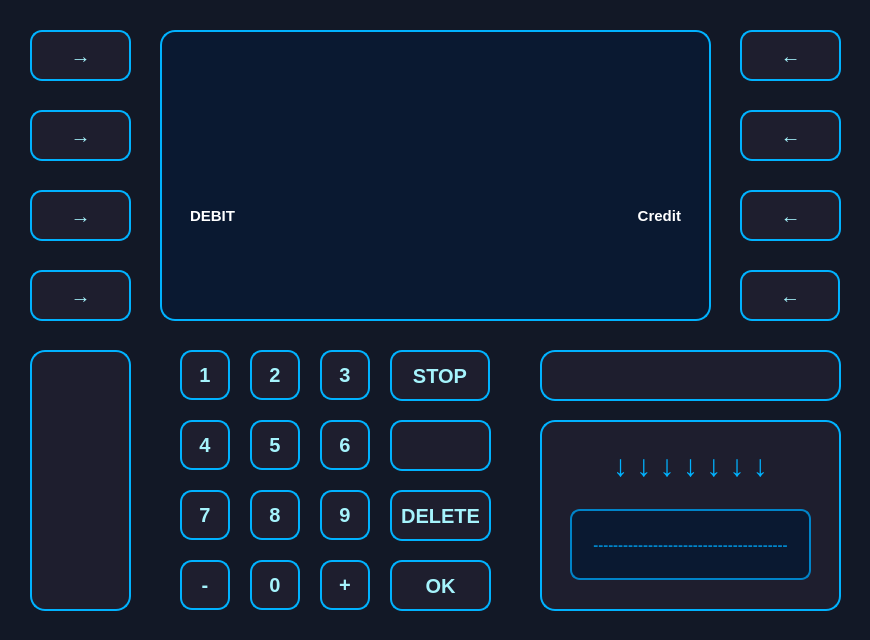
 <widget class="QDialog" name="CardMode">
  <property name="geometry">
   <rect>
    <x>0</x>
    <y>0</y>
    <width>870</width>
    <height>640</height>
   </rect>
  </property>
  <property name="windowTitle">
   <string>Dialog</string>
  </property>
  <property name="styleSheet">
   <string notr="true">QDialog, QWidget {
    background-color: #121826;
}</string>
  </property>
  <widget class="QPushButton" name="btnDebit">
   <property name="geometry">
    <rect>
     <x>30</x>
     <y>190</y>
     <width>101</width>
     <height>51</height>
    </rect>
   </property>
   <property name="styleSheet">
    <string notr="true">QPushButton {
    background-color: #1E1E2E;
    color: #A5F3FC;
    font-size: 20px;
    font-weight: bold;
    border: 2px solid #00B2FF;
    border-radius: 12px;
    padding: 10px;
    box-shadow: 0px 4px 10px rgba(0, 178, 255, 0.3);
    transition: all 0.2s ease-in-out;
}

QPushButton:hover {
    background-color: #00B2FF;
    color: #1E1E2E;
    border: 2px solid #A5F3FC;
    box-shadow: 0px 4px 15px rgba(165, 243, 252, 0.6);
    transform: scale(1.05);
}

QPushButton:pressed {
    background-color: #0084C9;
    color: #FFFFFF;
    box-shadow: inset 0px 4px 8px rgba(0, 0, 0, 0.5);
    transform: scale(0.95);
}
</string>
   </property>
   <property name="text">
    <string>→</string>
   </property>
   <property name="autoDefault">
    <bool>false</bool>
   </property>
  </widget>
  <widget class="QPushButton" name="btnCredit">
   <property name="geometry">
    <rect>
     <x>740</x>
     <y>190</y>
     <width>101</width>
     <height>51</height>
    </rect>
   </property>
   <property name="styleSheet">
    <string notr="true">QPushButton {
    background-color: #1E1E2E;
    color: #A5F3FC;
    font-size: 20px;
    font-weight: bold;
    border: 2px solid #00B2FF;
    border-radius: 12px;
    padding: 10px;
    box-shadow: 0px 4px 10px rgba(0, 178, 255, 0.3);
    transition: all 0.2s ease-in-out;
}

QPushButton:hover {
    background-color: #00B2FF;
    color: #1E1E2E;
    border: 2px solid #A5F3FC;
    box-shadow: 0px 4px 15px rgba(165, 243, 252, 0.6);
    transform: scale(1.05);
}

QPushButton:pressed {
    background-color: #0084C9;
    color: #FFFFFF;
    box-shadow: inset 0px 4px 8px rgba(0, 0, 0, 0.5);
    transform: scale(0.95);
}
</string>
   </property>
   <property name="text">
    <string>←</string>
   </property>
   <property name="autoDefault">
    <bool>false</bool>
   </property>
  </widget>
  <widget class="QPushButton" name="btn_7">
   <property name="geometry">
    <rect>
     <x>180</x>
     <y>490</y>
     <width>50</width>
     <height>50</height>
    </rect>
   </property>
   <property name="font">
    <font>
     <pointsize>-1</pointsize>
     <bold>true</bold>
     <kerning>true</kerning>
    </font>
   </property>
   <property name="styleSheet">
    <string notr="true">QPushButton {
    background-color: #1E1E2E;
    color: #A5F3FC;
    font-size: 20px;
    font-weight: bold;
    border: 2px solid #00B2FF;
    border-radius: 12px;
    padding: 10px;
    box-shadow: 0px 4px 10px rgba(0, 178, 255, 0.3);
    transition: all 0.2s ease-in-out;
}

QPushButton:hover {
    background-color: #00B2FF;
    color: #1E1E2E;
    border: 2px solid #A5F3FC;
    box-shadow: 0px 4px 15px rgba(165, 243, 252, 0.6);
    transform: scale(1.05);
}

QPushButton:pressed {
    background-color: #0084C9;
    color: #FFFFFF;
    box-shadow: inset 0px 4px 8px rgba(0, 0, 0, 0.5);
    transform: scale(0.95);
}
</string>
   </property>
   <property name="text">
    <string>7</string>
   </property>
  </widget>
  <widget class="QPushButton" name="btn_11">
   <property name="geometry">
    <rect>
     <x>180</x>
     <y>560</y>
     <width>50</width>
     <height>50</height>
    </rect>
   </property>
   <property name="font">
    <font>
     <pointsize>-1</pointsize>
     <bold>true</bold>
     <kerning>true</kerning>
    </font>
   </property>
   <property name="styleSheet">
    <string notr="true">QPushButton {
    background-color: #1E1E2E;
    color: #A5F3FC;
    font-size: 20px;
    font-weight: bold;
    border: 2px solid #00B2FF;
    border-radius: 12px;
    padding: 10px;
    box-shadow: 0px 4px 10px rgba(0, 178, 255, 0.3);
    transition: all 0.2s ease-in-out;
}

QPushButton:hover {
    background-color: #00B2FF;
    color: #1E1E2E;
    border: 2px solid #A5F3FC;
    box-shadow: 0px 4px 15px rgba(165, 243, 252, 0.6);
    transform: scale(1.05);
}

QPushButton:pressed {
    background-color: #0084C9;
    color: #FFFFFF;
    box-shadow: inset 0px 4px 8px rgba(0, 0, 0, 0.5);
    transform: scale(0.95);
}
</string>
   </property>
   <property name="text">
    <string>-</string>
   </property>
  </widget>
  <widget class="QPushButton" name="btn_5">
   <property name="geometry">
    <rect>
     <x>250</x>
     <y>420</y>
     <width>50</width>
     <height>50</height>
    </rect>
   </property>
   <property name="font">
    <font>
     <pointsize>-1</pointsize>
     <bold>true</bold>
     <kerning>true</kerning>
    </font>
   </property>
   <property name="styleSheet">
    <string notr="true">QPushButton {
    background-color: #1E1E2E;
    color: #A5F3FC;
    font-size: 20px;
    font-weight: bold;
    border: 2px solid #00B2FF;
    border-radius: 12px;
    padding: 10px;
    box-shadow: 0px 4px 10px rgba(0, 178, 255, 0.3);
    transition: all 0.2s ease-in-out;
}

QPushButton:hover {
    background-color: #00B2FF;
    color: #1E1E2E;
    border: 2px solid #A5F3FC;
    box-shadow: 0px 4px 15px rgba(165, 243, 252, 0.6);
    transform: scale(1.05);
}

QPushButton:pressed {
    background-color: #0084C9;
    color: #FFFFFF;
    box-shadow: inset 0px 4px 8px rgba(0, 0, 0, 0.5);
    transform: scale(0.95);
}
</string>
   </property>
   <property name="text">
    <string>5</string>
   </property>
  </widget>
  <widget class="QPushButton" name="btn_9">
   <property name="geometry">
    <rect>
     <x>320</x>
     <y>490</y>
     <width>50</width>
     <height>50</height>
    </rect>
   </property>
   <property name="font">
    <font>
     <pointsize>-1</pointsize>
     <bold>true</bold>
     <kerning>true</kerning>
    </font>
   </property>
   <property name="styleSheet">
    <string notr="true">QPushButton {
    background-color: #1E1E2E;
    color: #A5F3FC;
    font-size: 20px;
    font-weight: bold;
    border: 2px solid #00B2FF;
    border-radius: 12px;
    padding: 10px;
    box-shadow: 0px 4px 10px rgba(0, 178, 255, 0.3);
    transition: all 0.2s ease-in-out;
}

QPushButton:hover {
    background-color: #00B2FF;
    color: #1E1E2E;
    border: 2px solid #A5F3FC;
    box-shadow: 0px 4px 15px rgba(165, 243, 252, 0.6);
    transform: scale(1.05);
}

QPushButton:pressed {
    background-color: #0084C9;
    color: #FFFFFF;
    box-shadow: inset 0px 4px 8px rgba(0, 0, 0, 0.5);
    transform: scale(0.95);
}
</string>
   </property>
   <property name="text">
    <string>9</string>
   </property>
  </widget>
  <widget class="QPushButton" name="btn_0">
   <property name="geometry">
    <rect>
     <x>250</x>
     <y>560</y>
     <width>50</width>
     <height>50</height>
    </rect>
   </property>
   <property name="font">
    <font>
     <pointsize>-1</pointsize>
     <bold>true</bold>
     <kerning>true</kerning>
    </font>
   </property>
   <property name="styleSheet">
    <string notr="true">QPushButton {
    background-color: #1E1E2E;
    color: #A5F3FC;
    font-size: 20px;
    font-weight: bold;
    border: 2px solid #00B2FF;
    border-radius: 12px;
    padding: 10px;
    box-shadow: 0px 4px 10px rgba(0, 178, 255, 0.3);
    transition: all 0.2s ease-in-out;
}

QPushButton:hover {
    background-color: #00B2FF;
    color: #1E1E2E;
    border: 2px solid #A5F3FC;
    box-shadow: 0px 4px 15px rgba(165, 243, 252, 0.6);
    transform: scale(1.05);
}

QPushButton:pressed {
    background-color: #0084C9;
    color: #FFFFFF;
    box-shadow: inset 0px 4px 8px rgba(0, 0, 0, 0.5);
    transform: scale(0.95);
}
</string>
   </property>
   <property name="text">
    <string>0</string>
   </property>
  </widget>
  <widget class="QPushButton" name="btn_14">
   <property name="geometry">
    <rect>
     <x>390</x>
     <y>490</y>
     <width>101</width>
     <height>51</height>
    </rect>
   </property>
   <property name="font">
    <font>
     <pointsize>-1</pointsize>
     <bold>true</bold>
     <kerning>true</kerning>
    </font>
   </property>
   <property name="styleSheet">
    <string notr="true">QPushButton {
    background-color: #1E1E2E;
    color: #A5F3FC;
    font-size: 20px;
    font-weight: bold;
    border: 2px solid #00B2FF;
    border-radius: 12px;
    padding: 10px;
    box-shadow: 0px 4px 10px rgba(0, 178, 255, 0.3);
    transition: all 0.2s ease-in-out;
}

QPushButton:hover {
    background-color: #00B2FF;
    color: #1E1E2E;
    border: 2px solid #A5F3FC;
    box-shadow: 0px 4px 15px rgba(165, 243, 252, 0.6);
    transform: scale(1.05);
}

QPushButton:pressed {
    background-color: #0084C9;
    color: #FFFFFF;
    box-shadow: inset 0px 4px 8px rgba(0, 0, 0, 0.5);
    transform: scale(0.95);
}
</string>
   </property>
   <property name="text">
    <string>DELETE</string>
   </property>
  </widget>
  <widget class="QLabel" name="txtDebit">
   <property name="geometry">
    <rect>
     <x>190</x>
     <y>190</y>
     <width>111</width>
     <height>51</height>
    </rect>
   </property>
   <property name="styleSheet">
    <string notr="true">font-size: 15px;
color: white;
font-weight: bold;
background-color: transparent;
text-transform: uppercase;</string>
   </property>
   <property name="text">
    <string>DEBIT</string>
   </property>
  </widget>
  <widget class="QPushButton" name="btnOK">
   <property name="geometry">
    <rect>
     <x>390</x>
     <y>560</y>
     <width>101</width>
     <height>51</height>
    </rect>
   </property>
   <property name="layoutDirection">
    <enum>Qt::LayoutDirection::LeftToRight</enum>
   </property>
   <property name="styleSheet">
    <string notr="true">QPushButton {
    background-color: #1E1E2E;
    color: #A5F3FC;
    font-size: 20px;
    font-weight: bold;
    border: 2px solid #00B2FF;
    border-radius: 12px;
    padding: 10px;
    box-shadow: 0px 4px 10px rgba(0, 178, 255, 0.3);
    transition: all 0.2s ease-in-out;
}

QPushButton:hover {
    background-color: #00B2FF;
    color: #1E1E2E;
    border: 2px solid #A5F3FC;
    box-shadow: 0px 4px 15px rgba(165, 243, 252, 0.6);
    transform: scale(1.05);
}

QPushButton:pressed {
    background-color: #0084C9;
    color: #FFFFFF;
    box-shadow: inset 0px 4px 8px rgba(0, 0, 0, 0.5);
    transform: scale(0.95);
}
</string>
   </property>
   <property name="text">
    <string>OK</string>
   </property>
  </widget>
  <widget class="QPushButton" name="btn_3">
   <property name="geometry">
    <rect>
     <x>320</x>
     <y>350</y>
     <width>50</width>
     <height>50</height>
    </rect>
   </property>
   <property name="font">
    <font>
     <pointsize>-1</pointsize>
     <bold>true</bold>
     <kerning>true</kerning>
    </font>
   </property>
   <property name="styleSheet">
    <string notr="true">QPushButton {
    background-color: #1E1E2E;
    color: #A5F3FC;
    font-size: 20px;
    font-weight: bold;
    border: 2px solid #00B2FF;
    border-radius: 12px;
    padding: 10px;
    box-shadow: 0px 4px 10px rgba(0, 178, 255, 0.3);
    transition: all 0.2s ease-in-out;
}

QPushButton:hover {
    background-color: #00B2FF;
    color: #1E1E2E;
    border: 2px solid #A5F3FC;
    box-shadow: 0px 4px 15px rgba(165, 243, 252, 0.6);
    transform: scale(1.05);
}

QPushButton:pressed {
    background-color: #0084C9;
    color: #FFFFFF;
    box-shadow: inset 0px 4px 8px rgba(0, 0, 0, 0.5);
    transform: scale(0.95);
}
</string>
   </property>
   <property name="text">
    <string>3</string>
   </property>
  </widget>
  <widget class="QPushButton" name="btn_2">
   <property name="geometry">
    <rect>
     <x>250</x>
     <y>350</y>
     <width>50</width>
     <height>50</height>
    </rect>
   </property>
   <property name="font">
    <font>
     <pointsize>-1</pointsize>
     <bold>true</bold>
     <kerning>true</kerning>
    </font>
   </property>
   <property name="styleSheet">
    <string notr="true">QPushButton {
    background-color: #1E1E2E;
    color: #A5F3FC;
    font-size: 20px;
    font-weight: bold;
    border: 2px solid #00B2FF;
    border-radius: 12px;
    padding: 10px;
    box-shadow: 0px 4px 10px rgba(0, 178, 255, 0.3);
    transition: all 0.2s ease-in-out;
}

QPushButton:hover {
    background-color: #00B2FF;
    color: #1E1E2E;
    border: 2px solid #A5F3FC;
    box-shadow: 0px 4px 15px rgba(165, 243, 252, 0.6);
    transform: scale(1.05);
}

QPushButton:pressed {
    background-color: #0084C9;
    color: #FFFFFF;
    box-shadow: inset 0px 4px 8px rgba(0, 0, 0, 0.5);
    transform: scale(0.95);
}
</string>
   </property>
   <property name="text">
    <string>2</string>
   </property>
  </widget>
  <widget class="QPushButton" name="btnBack">
   <property name="geometry">
    <rect>
     <x>390</x>
     <y>350</y>
     <width>100</width>
     <height>51</height>
    </rect>
   </property>
   <property name="styleSheet">
    <string notr="true">QPushButton {
    background-color: #1E1E2E;
    color: #A5F3FC;
    font-size: 20px;
    font-weight: bold;
    border: 2px solid #00B2FF;
    border-radius: 12px;
    padding: 10px;
    box-shadow: 0px 4px 10px rgba(0, 178, 255, 0.3);
    transition: all 0.2s ease-in-out;
}

QPushButton:hover {
    background-color: #00B2FF;
    color: #1E1E2E;
    border: 2px solid #A5F3FC;
    box-shadow: 0px 4px 15px rgba(165, 243, 252, 0.6);
    transform: scale(1.05);
}

QPushButton:pressed {
    background-color: #0084C9;
    color: #FFFFFF;
    box-shadow: inset 0px 4px 8px rgba(0, 0, 0, 0.5);
    transform: scale(0.95);
}
</string>
   </property>
   <property name="text">
    <string>STOP</string>
   </property>
  </widget>
  <widget class="QLabel" name="cardSlot">
   <property name="geometry">
    <rect>
     <x>540</x>
     <y>420</y>
     <width>301</width>
     <height>191</height>
    </rect>
   </property>
   <property name="styleSheet">
    <string notr="true">QLabel#cardSlot {
    background-color: #1E1E2E;
    border: 2px solid #00B2FF;
    border-radius: 15px;
    min-width: 160px;
    min-height: 60px;
    text-align: center;
    color: #A5F3FC;
    font-size: 16px;
    font-weight: bold;
    box-shadow: inset 0px 5px 10px rgba(0, 0, 0, 0.6);
}
</string>
   </property>
   <property name="text">
    <string/>
   </property>
  </widget>
  <widget class="QPushButton" name="btn_15">
   <property name="geometry">
    <rect>
     <x>390</x>
     <y>420</y>
     <width>101</width>
     <height>51</height>
    </rect>
   </property>
   <property name="font">
    <font>
     <pointsize>-1</pointsize>
     <bold>true</bold>
     <kerning>true</kerning>
    </font>
   </property>
   <property name="styleSheet">
    <string notr="true">QPushButton {
    background-color: #1E1E2E;
    color: #A5F3FC;
    font-size: 20px;
    font-weight: bold;
    border: 2px solid #00B2FF;
    border-radius: 12px;
    padding: 10px;
    box-shadow: 0px 4px 10px rgba(0, 178, 255, 0.3);
    transition: all 0.2s ease-in-out;
}

QPushButton:hover {
    background-color: #00B2FF;
    color: #1E1E2E;
    border: 2px solid #A5F3FC;
    box-shadow: 0px 4px 15px rgba(165, 243, 252, 0.6);
    transform: scale(1.05);
}

QPushButton:pressed {
    background-color: #0084C9;
    color: #FFFFFF;
    box-shadow: inset 0px 4px 8px rgba(0, 0, 0, 0.5);
    transform: scale(0.95);
}
</string>
   </property>
   <property name="text">
    <string/>
   </property>
  </widget>
  <widget class="QLabel" name="txtINFO">
   <property name="geometry">
    <rect>
     <x>260</x>
     <y>190</y>
     <width>351</width>
     <height>50</height>
    </rect>
   </property>
   <property name="styleSheet">
    <string notr="true">font-size: 15px;
color: white;
font-weight: bold;
background-color: transparent;
text-transform: uppercase;</string>
   </property>
   <property name="text">
    <string/>
   </property>
   <property name="alignment">
    <set>Qt::AlignmentFlag::AlignCenter</set>
   </property>
  </widget>
  <widget class="QLabel" name="cardSlot_2">
   <property name="geometry">
    <rect>
     <x>540</x>
     <y>350</y>
     <width>301</width>
     <height>51</height>
    </rect>
   </property>
   <property name="styleSheet">
    <string notr="true">QLabel#cardSlot_2 {
    background-color: #1E1E2E;
    border: 2px solid #00B2FF;
    border-radius: 15px;
    text-align: center;
    color: #A5F3FC;
    font-size: 16px;
    font-weight: bold;
    box-shadow: inset 0px 5px 10px rgba(0, 0, 0, 0.6);
}
</string>
   </property>
   <property name="text">
    <string/>
   </property>
  </widget>
  <widget class="QLabel" name="cardSlot_3">
   <property name="geometry">
    <rect>
     <x>30</x>
     <y>350</y>
     <width>101</width>
     <height>261</height>
    </rect>
   </property>
   <property name="styleSheet">
    <string notr="true">QLabel#cardSlot_3 {
    background-color: #1E1E2E;
    border: 2px solid #00B2FF;
    border-radius: 15px;
    text-align: center;
    color: #A5F3FC;
    font-size: 16px;
    font-weight: bold;
    box-shadow: inset 0px 5px 10px rgba(0, 0, 0, 0.6);
}
</string>
   </property>
   <property name="text">
    <string/>
   </property>
  </widget>
  <widget class="QPushButton" name="btn_6">
   <property name="geometry">
    <rect>
     <x>320</x>
     <y>420</y>
     <width>50</width>
     <height>50</height>
    </rect>
   </property>
   <property name="font">
    <font>
     <pointsize>-1</pointsize>
     <bold>true</bold>
     <kerning>true</kerning>
    </font>
   </property>
   <property name="styleSheet">
    <string notr="true">QPushButton {
    background-color: #1E1E2E;
    color: #A5F3FC;
    font-size: 20px;
    font-weight: bold;
    border: 2px solid #00B2FF;
    border-radius: 12px;
    padding: 10px;
    box-shadow: 0px 4px 10px rgba(0, 178, 255, 0.3);
    transition: all 0.2s ease-in-out;
}

QPushButton:hover {
    background-color: #00B2FF;
    color: #1E1E2E;
    border: 2px solid #A5F3FC;
    box-shadow: 0px 4px 15px rgba(165, 243, 252, 0.6);
    transform: scale(1.05);
}

QPushButton:pressed {
    background-color: #0084C9;
    color: #FFFFFF;
    box-shadow: inset 0px 4px 8px rgba(0, 0, 0, 0.5);
    transform: scale(0.95);
}
</string>
   </property>
   <property name="text">
    <string>6</string>
   </property>
  </widget>
  <widget class="QPushButton" name="btn_1">
   <property name="geometry">
    <rect>
     <x>180</x>
     <y>350</y>
     <width>50</width>
     <height>50</height>
    </rect>
   </property>
   <property name="font">
    <font>
     <pointsize>-1</pointsize>
     <bold>true</bold>
     <kerning>true</kerning>
    </font>
   </property>
   <property name="styleSheet">
    <string notr="true">QPushButton {
    background-color: #1E1E2E;
    color: #A5F3FC;
    font-size: 20px;
    font-weight: bold;
    border: 2px solid #00B2FF;
    border-radius: 12px;
    padding: 10px;
    box-shadow: 0px 4px 10px rgba(0, 178, 255, 0.3);
    transition: all 0.2s ease-in-out;
}

QPushButton:hover {
    background-color: #00B2FF;
    color: #1E1E2E;
    border: 2px solid #A5F3FC;
    box-shadow: 0px 4px 15px rgba(165, 243, 252, 0.6);
    transform: scale(1.05);
}

QPushButton:pressed {
    background-color: #0084C9;
    color: #FFFFFF;
    box-shadow: inset 0px 4px 8px rgba(0, 0, 0, 0.5);
    transform: scale(0.95);
}
</string>
   </property>
   <property name="text">
    <string>1</string>
   </property>
  </widget>
  <widget class="QListWidget" name="listWidget">
   <property name="geometry">
    <rect>
     <x>160</x>
     <y>30</y>
     <width>551</width>
     <height>291</height>
    </rect>
   </property>
   <property name="styleSheet">
    <string notr="true">QListWidget {
    background-color: #0A1931;
    border: 2px solid #00B2FF;
    border-radius: 15px;
    padding: 10px;
    color: #A5F3FC;
    font-size: 18px;
    font-weight: bold;
}
</string>
   </property>
  </widget>
  <widget class="QPushButton" name="btn_10">
   <property name="geometry">
    <rect>
     <x>320</x>
     <y>560</y>
     <width>50</width>
     <height>50</height>
    </rect>
   </property>
   <property name="font">
    <font>
     <pointsize>-1</pointsize>
     <bold>true</bold>
     <kerning>true</kerning>
    </font>
   </property>
   <property name="styleSheet">
    <string notr="true">QPushButton {
    background-color: #1E1E2E;
    color: #A5F3FC;
    font-size: 20px;
    font-weight: bold;
    border: 2px solid #00B2FF;
    border-radius: 12px;
    padding: 10px;
    box-shadow: 0px 4px 10px rgba(0, 178, 255, 0.3);
    transition: all 0.2s ease-in-out;
}

QPushButton:hover {
    background-color: #00B2FF;
    color: #1E1E2E;
    border: 2px solid #A5F3FC;
    box-shadow: 0px 4px 15px rgba(165, 243, 252, 0.6);
    transform: scale(1.05);
}

QPushButton:pressed {
    background-color: #0084C9;
    color: #FFFFFF;
    box-shadow: inset 0px 4px 8px rgba(0, 0, 0, 0.5);
    transform: scale(0.95);
}
</string>
   </property>
   <property name="text">
    <string>+</string>
   </property>
  </widget>
  <widget class="QLabel" name="cardSlotBorder">
   <property name="geometry">
    <rect>
     <x>570</x>
     <y>509</y>
     <width>241</width>
     <height>71</height>
    </rect>
   </property>
   <property name="styleSheet">
    <string notr="true">QLabel#cardSlotBorder {
	font-size: 15px;
	color: #0084C9;
	font-weight: bold;
    background-color: #0A1931;
    border: 2px solid #0084C9;
    border-radius: 10px;
    min-width: 140px;
    min-height: 20px;
}

</string>
   </property>
   <property name="text">
    <string>---------------------------------------</string>
   </property>
   <property name="alignment">
    <set>Qt::AlignmentFlag::AlignCenter</set>
   </property>
  </widget>
  <widget class="QLabel" name="cardArrow">
   <property name="geometry">
    <rect>
     <x>570</x>
     <y>430</y>
     <width>241</width>
     <height>71</height>
    </rect>
   </property>
   <property name="styleSheet">
    <string notr="true">QLabel#cardArrow {
    font-size: 30px;
    color: #00B2FF;
    font-weight: bold;
    text-align: center;
    min-width: 30px;
    min-height: 30px;
	background-color: transparent;
}
</string>
   </property>
   <property name="text">
    <string>↓ ↓ ↓ ↓ ↓ ↓ ↓</string>
   </property>
   <property name="alignment">
    <set>Qt::AlignmentFlag::AlignCenter</set>
   </property>
  </widget>
  <widget class="QPushButton" name="btn_4">
   <property name="geometry">
    <rect>
     <x>180</x>
     <y>420</y>
     <width>50</width>
     <height>50</height>
    </rect>
   </property>
   <property name="font">
    <font>
     <pointsize>-1</pointsize>
     <bold>true</bold>
     <kerning>true</kerning>
    </font>
   </property>
   <property name="styleSheet">
    <string notr="true">QPushButton {
    background-color: #1E1E2E;
    color: #A5F3FC;
    font-size: 20px;
    font-weight: bold;
    border: 2px solid #00B2FF;
    border-radius: 12px;
    padding: 10px;
    box-shadow: 0px 4px 10px rgba(0, 178, 255, 0.3);
    transition: all 0.2s ease-in-out;
}

QPushButton:hover {
    background-color: #00B2FF;
    color: #1E1E2E;
    border: 2px solid #A5F3FC;
    box-shadow: 0px 4px 15px rgba(165, 243, 252, 0.6);
    transform: scale(1.05);
}

QPushButton:pressed {
    background-color: #0084C9;
    color: #FFFFFF;
    box-shadow: inset 0px 4px 8px rgba(0, 0, 0, 0.5);
    transform: scale(0.95);
}
</string>
   </property>
   <property name="text">
    <string>4</string>
   </property>
  </widget>
  <widget class="QPushButton" name="btn_8">
   <property name="geometry">
    <rect>
     <x>250</x>
     <y>490</y>
     <width>50</width>
     <height>50</height>
    </rect>
   </property>
   <property name="font">
    <font>
     <pointsize>-1</pointsize>
     <bold>true</bold>
     <kerning>true</kerning>
    </font>
   </property>
   <property name="styleSheet">
    <string notr="true">QPushButton {
    background-color: #1E1E2E;
    color: #A5F3FC;
    font-size: 20px;
    font-weight: bold;
    border: 2px solid #00B2FF;
    border-radius: 12px;
    padding: 10px;
    box-shadow: 0px 4px 10px rgba(0, 178, 255, 0.3);
    transition: all 0.2s ease-in-out;
}

QPushButton:hover {
    background-color: #00B2FF;
    color: #1E1E2E;
    border: 2px solid #A5F3FC;
    box-shadow: 0px 4px 15px rgba(165, 243, 252, 0.6);
    transform: scale(1.05);
}

QPushButton:pressed {
    background-color: #0084C9;
    color: #FFFFFF;
    box-shadow: inset 0px 4px 8px rgba(0, 0, 0, 0.5);
    transform: scale(0.95);
}
</string>
   </property>
   <property name="text">
    <string>8</string>
   </property>
  </widget>
  <widget class="QPushButton" name="btnBack_2">
   <property name="geometry">
    <rect>
     <x>740</x>
     <y>270</y>
     <width>100</width>
     <height>51</height>
    </rect>
   </property>
   <property name="styleSheet">
    <string notr="true">QPushButton {
    background-color: #1E1E2E;
    color: #A5F3FC;
    font-size: 20px;
    font-weight: bold;
    border: 2px solid #00B2FF;
    border-radius: 12px;
    padding: 10px;
    box-shadow: 0px 4px 10px rgba(0, 178, 255, 0.3);
    transition: all 0.2s ease-in-out;
}

QPushButton:hover {
    background-color: #00B2FF;
    color: #1E1E2E;
    border: 2px solid #A5F3FC;
    box-shadow: 0px 4px 15px rgba(165, 243, 252, 0.6);
    transform: scale(1.05);
}

QPushButton:pressed {
    background-color: #0084C9;
    color: #FFFFFF;
    box-shadow: inset 0px 4px 8px rgba(0, 0, 0, 0.5);
    transform: scale(0.95);
}
</string>
   </property>
   <property name="text">
    <string>←</string>
   </property>
  </widget>
  <widget class="QPushButton" name="btnEmpty_2">
   <property name="geometry">
    <rect>
     <x>740</x>
     <y>110</y>
     <width>101</width>
     <height>51</height>
    </rect>
   </property>
   <property name="layoutDirection">
    <enum>Qt::LayoutDirection::LeftToRight</enum>
   </property>
   <property name="autoFillBackground">
    <bool>false</bool>
   </property>
   <property name="styleSheet">
    <string notr="true">QPushButton {
    background-color: #1E1E2E;
    color: #A5F3FC;
    font-size: 20px;
    font-weight: bold;
    border: 2px solid #00B2FF;
    border-radius: 12px;
    padding: 10px;
    box-shadow: 0px 4px 10px rgba(0, 178, 255, 0.3);
    transition: all 0.2s ease-in-out;
}

QPushButton:hover {
    background-color: #00B2FF;
    color: #1E1E2E;
    border: 2px solid #A5F3FC;
    box-shadow: 0px 4px 15px rgba(165, 243, 252, 0.6);
    transform: scale(1.05);
}

QPushButton:pressed {
    background-color: #0084C9;
    color: #FFFFFF;
    box-shadow: inset 0px 4px 8px rgba(0, 0, 0, 0.5);
    transform: scale(0.95);
}
</string>
   </property>
   <property name="text">
    <string>←</string>
   </property>
  </widget>
  <widget class="QPushButton" name="btnEmpty_3">
   <property name="geometry">
    <rect>
     <x>740</x>
     <y>30</y>
     <width>101</width>
     <height>51</height>
    </rect>
   </property>
   <property name="layoutDirection">
    <enum>Qt::LayoutDirection::LeftToRight</enum>
   </property>
   <property name="autoFillBackground">
    <bool>false</bool>
   </property>
   <property name="styleSheet">
    <string notr="true">QPushButton {
    background-color: #1E1E2E;
    color: #A5F3FC;
    font-size: 20px;
    font-weight: bold;
    border: 2px solid #00B2FF;
    border-radius: 12px;
    padding: 10px;
    box-shadow: 0px 4px 10px rgba(0, 178, 255, 0.3);
    transition: all 0.2s ease-in-out;
}

QPushButton:hover {
    background-color: #00B2FF;
    color: #1E1E2E;
    border: 2px solid #A5F3FC;
    box-shadow: 0px 4px 15px rgba(165, 243, 252, 0.6);
    transform: scale(1.05);
}

QPushButton:pressed {
    background-color: #0084C9;
    color: #FFFFFF;
    box-shadow: inset 0px 4px 8px rgba(0, 0, 0, 0.5);
    transform: scale(0.95);
}
</string>
   </property>
   <property name="text">
    <string>←</string>
   </property>
  </widget>
  <widget class="QPushButton" name="btnEmpty_4">
   <property name="geometry">
    <rect>
     <x>30</x>
     <y>270</y>
     <width>101</width>
     <height>51</height>
    </rect>
   </property>
   <property name="layoutDirection">
    <enum>Qt::LayoutDirection::LeftToRight</enum>
   </property>
   <property name="autoFillBackground">
    <bool>false</bool>
   </property>
   <property name="styleSheet">
    <string notr="true">QPushButton {
    background-color: #1E1E2E;
    color: #A5F3FC;
    font-size: 20px;
    font-weight: bold;
    border: 2px solid #00B2FF;
    border-radius: 12px;
    padding: 10px;
    box-shadow: 0px 4px 10px rgba(0, 178, 255, 0.3);
    transition: all 0.2s ease-in-out;
}

QPushButton:hover {
    background-color: #00B2FF;
    color: #1E1E2E;
    border: 2px solid #A5F3FC;
    box-shadow: 0px 4px 15px rgba(165, 243, 252, 0.6);
    transform: scale(1.05);
}

QPushButton:pressed {
    background-color: #0084C9;
    color: #FFFFFF;
    box-shadow: inset 0px 4px 8px rgba(0, 0, 0, 0.5);
    transform: scale(0.95);
}
</string>
   </property>
   <property name="text">
    <string>→</string>
   </property>
  </widget>
  <widget class="QPushButton" name="btnEmpty_6">
   <property name="geometry">
    <rect>
     <x>30</x>
     <y>110</y>
     <width>101</width>
     <height>51</height>
    </rect>
   </property>
   <property name="layoutDirection">
    <enum>Qt::LayoutDirection::LeftToRight</enum>
   </property>
   <property name="autoFillBackground">
    <bool>false</bool>
   </property>
   <property name="styleSheet">
    <string notr="true">QPushButton {
    background-color: #1E1E2E;
    color: #A5F3FC;
    font-size: 20px;
    font-weight: bold;
    border: 2px solid #00B2FF;
    border-radius: 12px;
    padding: 10px;
    box-shadow: 0px 4px 10px rgba(0, 178, 255, 0.3);
    transition: all 0.2s ease-in-out;
}

QPushButton:hover {
    background-color: #00B2FF;
    color: #1E1E2E;
    border: 2px solid #A5F3FC;
    box-shadow: 0px 4px 15px rgba(165, 243, 252, 0.6);
    transform: scale(1.05);
}

QPushButton:pressed {
    background-color: #0084C9;
    color: #FFFFFF;
    box-shadow: inset 0px 4px 8px rgba(0, 0, 0, 0.5);
    transform: scale(0.95);
}
</string>
   </property>
   <property name="text">
    <string>→</string>
   </property>
  </widget>
  <widget class="QPushButton" name="btnEmpty_7">
   <property name="geometry">
    <rect>
     <x>30</x>
     <y>30</y>
     <width>101</width>
     <height>51</height>
    </rect>
   </property>
   <property name="layoutDirection">
    <enum>Qt::LayoutDirection::LeftToRight</enum>
   </property>
   <property name="autoFillBackground">
    <bool>false</bool>
   </property>
   <property name="styleSheet">
    <string notr="true">QPushButton {
    background-color: #1E1E2E;
    color: #A5F3FC;
    font-size: 20px;
    font-weight: bold;
    border: 2px solid #00B2FF;
    border-radius: 12px;
    padding: 10px;
    box-shadow: 0px 4px 10px rgba(0, 178, 255, 0.3);
    transition: all 0.2s ease-in-out;
}

QPushButton:hover {
    background-color: #00B2FF;
    color: #1E1E2E;
    border: 2px solid #A5F3FC;
    box-shadow: 0px 4px 15px rgba(165, 243, 252, 0.6);
    transform: scale(1.05);
}

QPushButton:pressed {
    background-color: #0084C9;
    color: #FFFFFF;
    box-shadow: inset 0px 4px 8px rgba(0, 0, 0, 0.5);
    transform: scale(0.95);
}
</string>
   </property>
   <property name="text">
    <string>→</string>
   </property>
  </widget>
  <widget class="QLabel" name="txtCredit">
   <property name="geometry">
    <rect>
     <x>570</x>
     <y>190</y>
     <width>111</width>
     <height>51</height>
    </rect>
   </property>
   <property name="styleSheet">
    <string notr="true">font-size: 15px;
color: white;
font-weight: bold;
background-color: transparent;
text-transform: uppercase;</string>
   </property>
   <property name="text">
    <string>Credit</string>
   </property>
   <property name="alignment">
    <set>Qt::AlignmentFlag::AlignRight|Qt::AlignmentFlag::AlignTrailing|Qt::AlignmentFlag::AlignVCenter</set>
   </property>
  </widget>
  <zorder>listWidget</zorder>
  <zorder>btnDebit</zorder>
  <zorder>btnCredit</zorder>
  <zorder>btn_7</zorder>
  <zorder>btn_11</zorder>
  <zorder>btn_5</zorder>
  <zorder>btn_9</zorder>
  <zorder>btn_0</zorder>
  <zorder>btn_14</zorder>
  <zorder>txtDebit</zorder>
  <zorder>btnOK</zorder>
  <zorder>btn_3</zorder>
  <zorder>btn_2</zorder>
  <zorder>btnBack</zorder>
  <zorder>cardSlot</zorder>
  <zorder>btn_15</zorder>
  <zorder>txtINFO</zorder>
  <zorder>cardSlot_2</zorder>
  <zorder>cardSlot_3</zorder>
  <zorder>btn_6</zorder>
  <zorder>btn_1</zorder>
  <zorder>btn_10</zorder>
  <zorder>cardSlotBorder</zorder>
  <zorder>cardArrow</zorder>
  <zorder>btn_4</zorder>
  <zorder>btn_8</zorder>
  <zorder>btnBack_2</zorder>
  <zorder>btnEmpty_2</zorder>
  <zorder>btnEmpty_3</zorder>
  <zorder>btnEmpty_4</zorder>
  <zorder>btnEmpty_6</zorder>
  <zorder>btnEmpty_7</zorder>
  <zorder>txtCredit</zorder>
 </widget>
